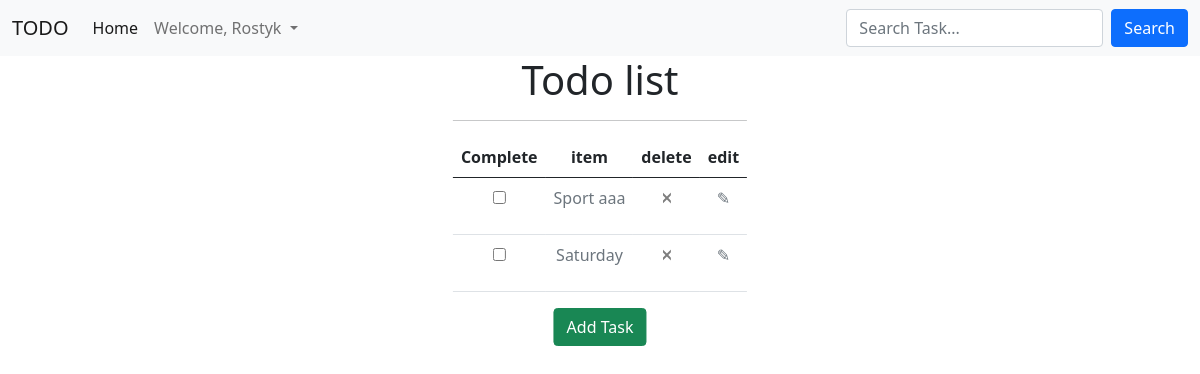
Page / (signed in) on the earlier database version.
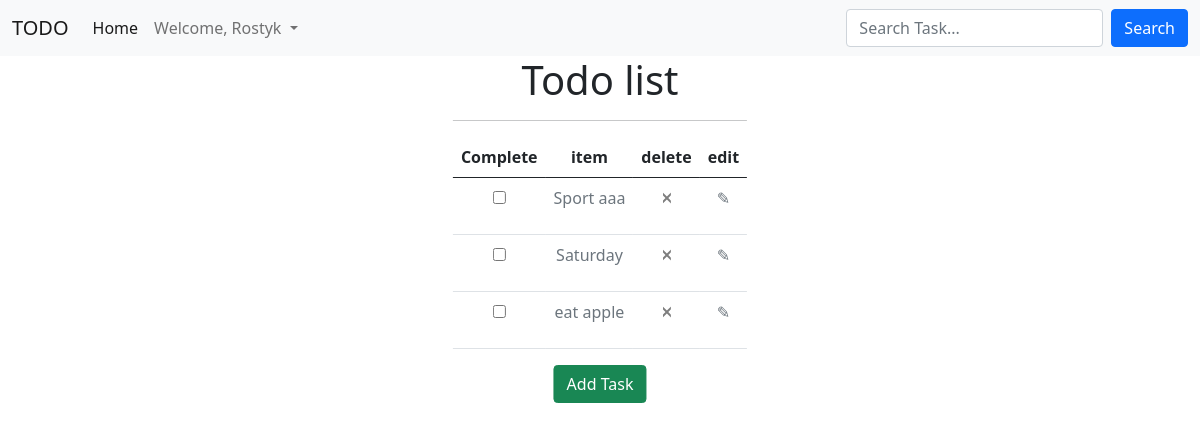
Same page on the later database version.
### base/models.py (models this page shows)
class Task(models.Model):
    user = models.ForeignKey(User, on_delete=models.CASCADE,null=True, blank=True,related_name='task')
    title = models.CharField(max_length=255, null=True, blank=True)
    description = models.TextField(null=True, blank=True)
    complete = models.BooleanField(default=False)
    create = models.DateTimeField(auto_now_add=True)
    def __str__(self):
        return self.title
    class Meta:
        ordering = ['complete']

### base/views.py (the view)
# urls.py: path('', TaskView.as_view(), name = 'home'),
class TaskView(LoginRequiredMixin,ListView):
    model = Task
    context_object_name = 'tasks'
    def get_context_data(self,**kwargs):
        context = super().get_context_data(**kwargs)
        context['tasks'] = context['tasks'].filter(user = self.request.user)
        context['count'] = context['tasks'].filter(complete = False).count()
        search_input = self.request.GET.get('search-area') or ''
        if search_input:
            context['tasks'] = context['tasks'].filter(title__icontains = search_input)
        context['search_input'] = search_input
        return context

### base/templates/base/task_list.html
{% extends 'base/base.html' %}
{% block content %}
<div class="position-absolute top-25 start-50 translate-middle-x">
    <h1 style="text-align:center">Todo list</h1>
    <table class="table" style="text-align: center"  >
        <hr>
  <thead>
    <tr>
        <th scope="col">Complete</th>
        <th scope="col">item</th>
        <th scope="col">delete</th>
        <th scope="col">edit</th>
    </tr>
  </thead>
  <tbody>
  {% for task in tasks%}
        <tr>
            <td>
                <div class="mb-3 " >
                    <input type="checkbox"  name="complete">
                </div>
            </td>
            {% if task.complete%}
                <td><s><a href="{% url 'detail_task' task.id %}" class="link-secondary" style="text-decoration: None">{{task}}</a> </s></td>
            {% else %}
                <td><a href="{% url 'detail_task' task.id %}" class="link-secondary" style="text-decoration: None">{{task}}</a></td>
            {% endif %}
            <td><a href="{% url 'delete_task' task.id %}" class="link-secondary btn-close" style="text-decoration: None"></a></td>
            <td><a href="{% url 'update_task' task.id%}" class="link-secondary" style="text-decoration: None">&#9998;</a></td>
        </tr>
  {% endfor %}
  </tbody>
</table>
    <a href="{% url 'add_task' %}" class="btn btn-success position-absolute top-25 start-50 translate-middle-x"> Add Task </a>
</div>
{% endblock %}

Differences in the rows shown:
added Task: title "eat apple"
